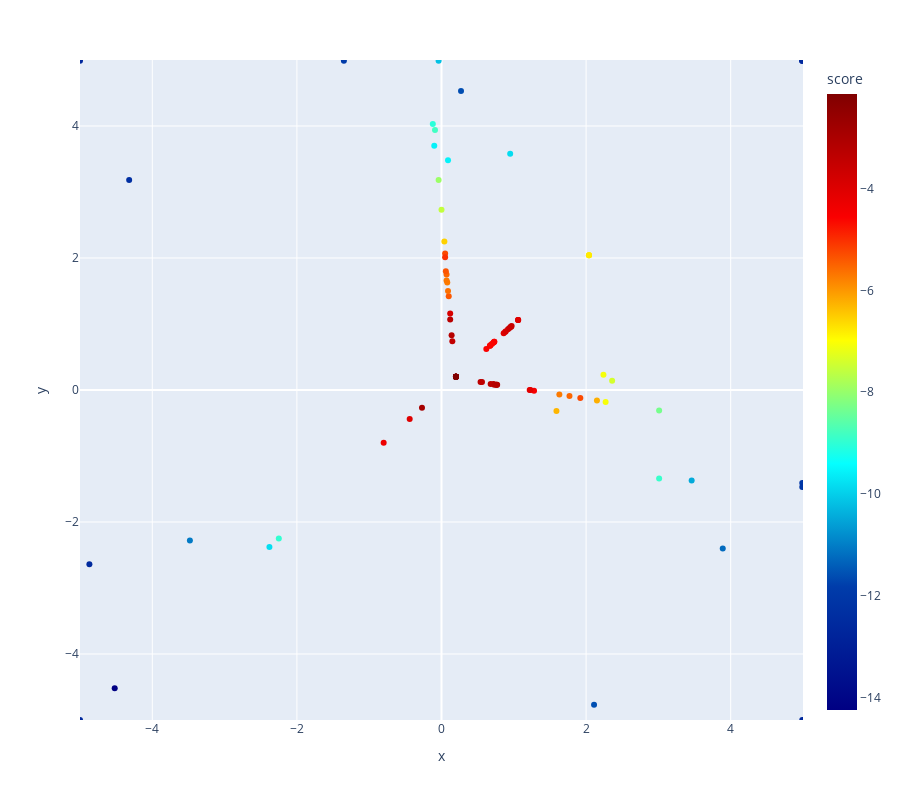

The notebook cell saved with this chart:
### Code cell
fig = px.scatter(search_data_ackley_2, x="x", y="y", color="score", color_continuous_scale=color_scale)
fig.update_layout(width=900, height=800, xaxis_range=[-5, 5], yaxis_range=[-5, 5])
fig.show()
